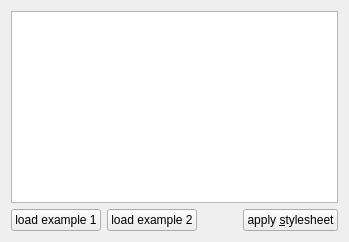
     <widget class="QWidget" name="tabStyle">
      <attribute name="title">
       <string>Stylesheet</string>
      </attribute>
      <layout class="QVBoxLayout" name="verticalLayout_11">
       <item>
        <widget class="QPlainTextEdit" name="tedStylesheet"/>
       </item>
       <item>
        <layout class="QHBoxLayout" name="horizontalLayout_7">
         <property name="sizeConstraint">
          <enum>QLayout::SetMaximumSize</enum>
         </property>
         <item>
          <widget class="QPushButton" name="pbStylesheetExample1">
           <property name="styleSheet">
            <string notr="true"/>
           </property>
           <property name="text">
            <string>load example 1</string>
           </property>
          </widget>
         </item>
         <item>
          <widget class="QPushButton" name="pbStylesheetExample2">
           <property name="text">
            <string>load example 2</string>
           </property>
          </widget>
         </item>
         <item>
          <spacer name="horizontalSpacer_16">
           <property name="orientation">
            <enum>Qt::Horizontal</enum>
           </property>
           <property name="sizeHint" stdset="0">
            <size>
             <width>40</width>
             <height>20</height>
            </size>
           </property>
          </spacer>
         </item>
         <item>
          <widget class="QPushButton" name="pbStylesheetUpdate">
           <property name="text">
            <string>apply &amp;stylesheet</string>
           </property>
          </widget>
         </item>
        </layout>
       </item>
      </layout>
     </widget>
